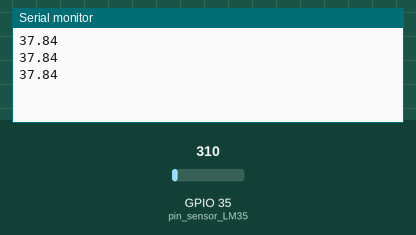
Recording of a sketch running on a simulated ESP32. Parts: the last lines printed to the serial monitor. Inputs (shaded band) come from the test bench; at power-on: GPIO 35 (pin_sensor_LM35) = 310.

Above: at 1.3 s.
1.4 s: GPIO 35 (pin_sensor_LM35) set to 372
At 1.9 s:
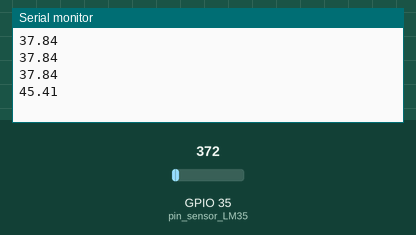
2.9 s: GPIO 35 (pin_sensor_LM35) set to 434
At 3.4 s:
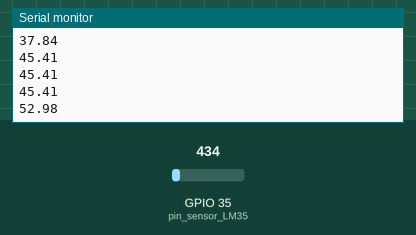
Timing chart, 0 to 5.9 s (numbered marks = the images above; inputs shaded):
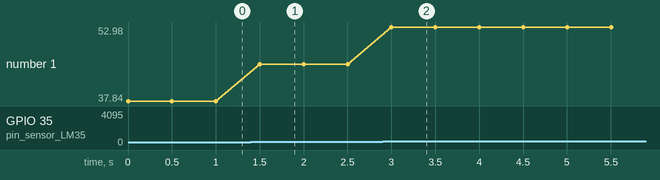

The sketch:

sensor_temperatura_LM35_.ino
```cpp
//Sánchez Ortega Eduardo Mauricio
//25/spet/22
//Este sketch mide, a partir de un sensor de temperatura LM35, la temperatura del medio.

#define ADC_Vref_mV    5000.0  // voltaje de referencia en milivolts
#define ADC_resolucion 4096.0 // resolución del esp32
#define pin_sensor_LM35       35 //pin que resive la señal del sensor

void setup() {
  Serial.begin(9600);
}

void loop() {
  // se lee el valor captado por el sensor LM35
  int adc_Val = analogRead(pin_sensor_LM35);

  // se convierte el valor anterior en un valor de voltaje, en milivolts
  float milliVolt = adc_Val * (ADC_Vref_mV / ADC_resolucion);

  // se convierte el valor de voltaje en el correspondiente valor en temperatura (°C)
  float tempC = milliVolt / 10;

  //Serial.print("Temperatura: ");
  Serial.println(tempC);
  //Serial.println("°C");
  delay(500);
}
```

Measured:
- after the input at 1.4 s, the serial monitor: prints a new line after 0.10 s (image 1)
- after the input at 2.9 s, the serial monitor: prints a new line after 0.10 s (image 2)
- plotted number 1: 37.84 → 45.41 after the input at 1.4 s, 45.41 → 52.98 after the input at 2.9 s
